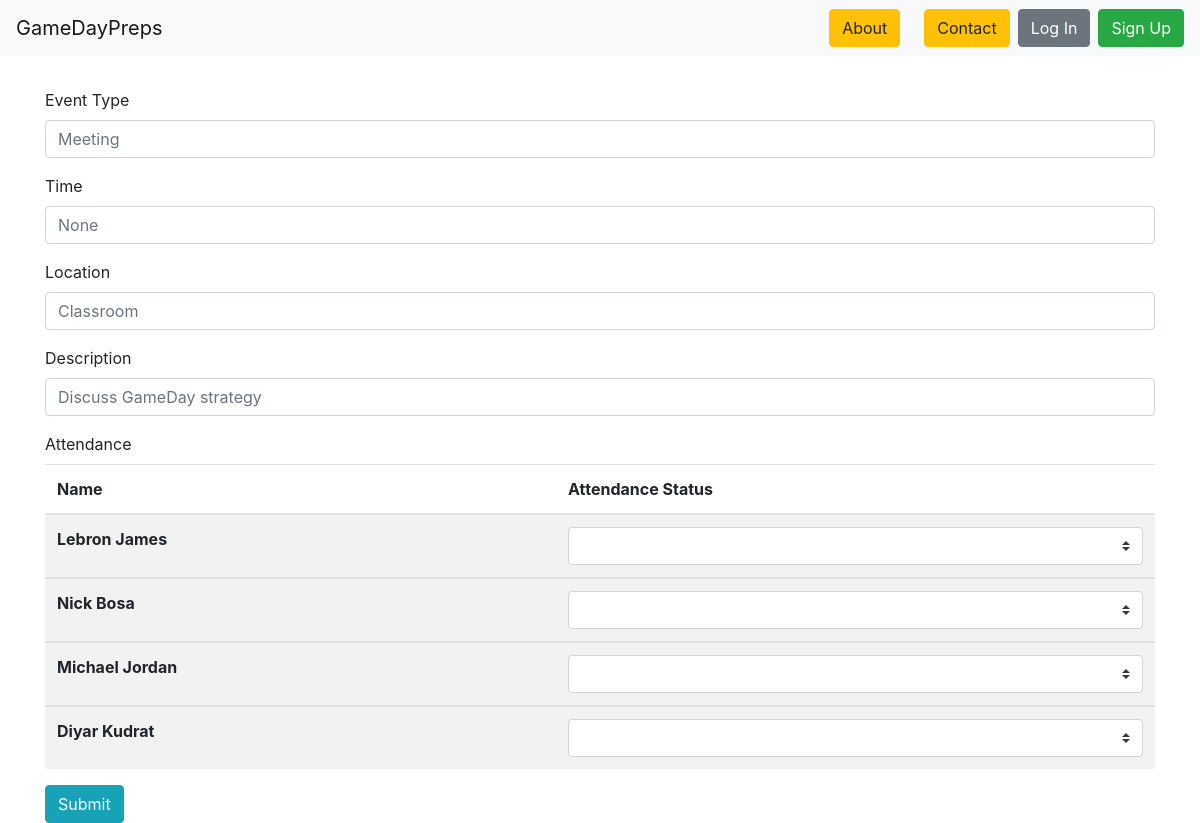
/events/4/edit/, run on an earlier commit of the app's database.
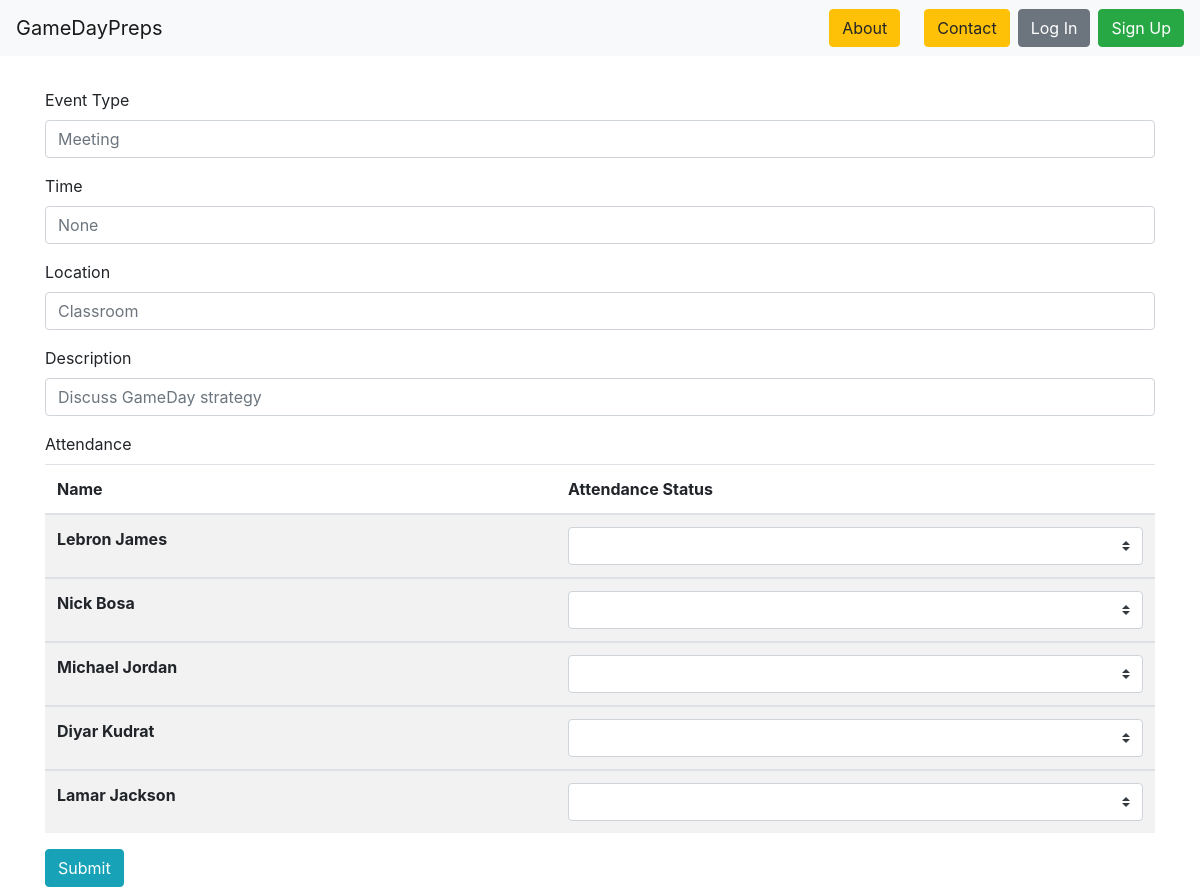
And on a later commit of the database.
### roster/models.py (models this page shows, shortened)
class Player(models.Model):
    first_name = models.CharField(max_length=50)
    last_name = models.CharField(max_length=50)
    position = models.CharField(max_length=25)
    grade = models.CharField(max_length=50, choices=school_grade_choices, blank=True)
    jersey_number = models.CharField(max_length=3, null=True)

### events/views.py (the view, shortened to what this page needs)
# urls.py: path('<int:pk>/edit/', EditEventView.as_view(), name="edit-event-page"),
class EditEventView(UpdateView):
    def get(self, request, *args, **kwargs):
        event = get_object_or_404(Event, pk=kwargs['pk'])
        players = Player.objects.all()
        status = Attendance.objects.filter(player__in=players, event=event)
        context = {'event': event, 'status': status, 'players': players}
        return render(request, 'events_edit.html', context)

### events/templates/events_edit.html (shortened to what this page needs)
{% extends 'base.html' %}
{% block content %}
<form>
        <div class="form-group">
        <label>Event Type</label>
        <input type="text" class="form-control" placeholder="{{ event.event_type }}">
        </div>
        <div class="form-group">
        <label>Time</label>
        <input type="text" class="form-control" placeholder="{{ event.time }}">
        </div>
        <div class="form-group">
            <label>Location</label>
            <input type="text" class="form-control" placeholder="{{ event.location }}">
        </div>
        <div class="form-group">
            <label>Description</label>
            <input type="text" class="form-control" placeholder="{{ event.description }}">
        </div>
        <div>
            <label>Attendance</label>
            <table class="table table-striped">
                <thead>
                  <tr>
                    <th scope="col">Name</th>
                    <th scope="col">Attendance Status</th>
                  </tr>
                </thead>
                <tbody>
                {% for player in players %}
                  <tr>
                    <th scope="row">{{ player.first_name }} {{ player.last_name }}</th>
                    <td><select class="custom-select mr-sm-2" id="inlineFormCustomSelect">
                        <option selected>{{ stat.attendance_status }}</option>
                        <option>present</option>
                      </select></td>
                  </tr>
                </tbody>
                {% endfor %}
              </table>
        </div>
    <a type="submit" class="btn btn-info" href="#" role="button">Submit</a>
  </form>
{% endblock %}

What changed in the data, as far as the page shows it:
added Player: first_name "Lamar", last_name "Jackson"
